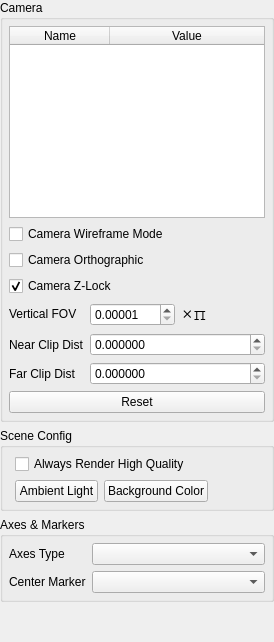
       <widget class="QWidget" name="configTab">
        <attribute name="icon">
         <iconset resource="../../res/Resources.qrc">
          <normaloff>:/icons/wrench.png</normaloff>:/icons/wrench.png</iconset>
        </attribute>
        <attribute name="title">
         <string>Config</string>
        </attribute>
        <attribute name="toolTip">
         <string>Modify configuration settings for scene</string>
        </attribute>
        <layout class="QGridLayout" name="gridLayout_2">
         <property name="leftMargin">
          <number>0</number>
         </property>
         <property name="topMargin">
          <number>0</number>
         </property>
         <property name="rightMargin">
          <number>0</number>
         </property>
         <property name="bottomMargin">
          <number>0</number>
         </property>
         <item row="0" column="0">
          <widget class="QGroupBox" name="groupBox_2">
           <property name="title">
            <string>Camera</string>
           </property>
           <layout class="QGridLayout" name="gridLayout_6">
            <property name="leftMargin">
             <number>6</number>
            </property>
            <property name="topMargin">
             <number>6</number>
            </property>
            <property name="rightMargin">
             <number>6</number>
            </property>
            <property name="bottomMargin">
             <number>6</number>
            </property>
            <item row="4" column="1">
             <layout class="QFormLayout" name="formLayout_3">
              <item row="2" column="1">
               <widget class="QDoubleSpinBox" name="nearClipBox">
                <property name="decimals">
                 <number>6</number>
                </property>
                <property name="maximum">
                 <double>99999999.989999994635582</double>
                </property>
               </widget>
              </item>
              <item row="3" column="1">
               <widget class="QDoubleSpinBox" name="farClipBox">
                <property name="decimals">
                 <number>6</number>
                </property>
                <property name="maximum">
                 <double>99999999.989999994635582</double>
                </property>
               </widget>
              </item>
              <item row="1" column="0">
               <widget class="QLabel" name="label">
                <property name="text">
                 <string>Vertical FOV</string>
                </property>
               </widget>
              </item>
              <item row="2" column="0">
               <widget class="QLabel" name="label_9">
                <property name="text">
                 <string>Near Clip Dist</string>
                </property>
               </widget>
              </item>
              <item row="3" column="0">
               <widget class="QLabel" name="label_10">
                <property name="text">
                 <string>Far Clip Dist</string>
                </property>
               </widget>
              </item>
              <item row="1" column="1">
               <layout class="QHBoxLayout" name="horizontalLayout_4">
                <item>
                 <widget class="QDoubleSpinBox" name="fovBox">
                  <property name="decimals">
                   <number>5</number>
                  </property>
                  <property name="minimum">
                   <double>0.000010000000000</double>
                  </property>
                  <property name="maximum">
                   <double>1.000000000000000</double>
                  </property>
                  <property name="singleStep">
                   <double>0.001000000000000</double>
                  </property>
                 </widget>
                </item>
                <item>
                 <widget class="QLabel" name="label_11">
                  <property name="font">
                   <font>
                    <family>Courier</family>
                    <pointsize>16</pointsize>
                   </font>
                  </property>
                  <property name="text">
                   <string>×π</string>
                  </property>
                 </widget>
                </item>
               </layout>
              </item>
             </layout>
            </item>
            <item row="2" column="1">
             <widget class="QCheckBox" name="orthoCheck">
              <property name="text">
               <string>Camera Orthographic</string>
              </property>
             </widget>
            </item>
            <item row="0" column="1">
             <widget class="QTableWidget" name="cameraProps">
              <property name="maximumSize">
               <size>
                <width>16777215</width>
                <height>16777215</height>
               </size>
              </property>
              <property name="autoFillBackground">
               <bool>false</bool>
              </property>
              <property name="alternatingRowColors">
               <bool>true</bool>
              </property>
              <property name="selectionMode">
               <enum>QAbstractItemView::SingleSelection</enum>
              </property>
              <property name="textElideMode">
               <enum>Qt::ElideNone</enum>
              </property>
              <property name="verticalScrollMode">
               <enum>QAbstractItemView::ScrollPerPixel</enum>
              </property>
              <property name="horizontalScrollMode">
               <enum>QAbstractItemView::ScrollPerPixel</enum>
              </property>
              <property name="showGrid">
               <bool>false</bool>
              </property>
              <attribute name="horizontalHeaderStretchLastSection">
               <bool>true</bool>
              </attribute>
              <column>
               <property name="text">
                <string>Name</string>
               </property>
              </column>
              <column>
               <property name="text">
                <string>Value</string>
               </property>
              </column>
             </widget>
            </item>
            <item row="1" column="1">
             <widget class="QCheckBox" name="wireframeCheck">
              <property name="text">
               <string>Camera Wireframe Mode</string>
              </property>
             </widget>
            </item>
            <item row="3" column="1">
             <widget class="QCheckBox" name="zLockCheck">
              <property name="text">
               <string>Camera Z-Lock</string>
              </property>
              <property name="checked">
               <bool>true</bool>
              </property>
             </widget>
            </item>
            <item row="5" column="1">
             <widget class="QPushButton" name="camResetButton">
              <property name="text">
               <string>Reset</string>
              </property>
             </widget>
            </item>
           </layout>
          </widget>
         </item>
         <item row="2" column="0">
          <widget class="QGroupBox" name="groupBox_3">
           <property name="title">
            <string>Axes &amp;&amp; Markers</string>
           </property>
           <layout class="QFormLayout" name="formLayout">
            <property name="fieldGrowthPolicy">
             <enum>QFormLayout::AllNonFixedFieldsGrow</enum>
            </property>
            <property name="leftMargin">
             <number>6</number>
            </property>
            <property name="topMargin">
             <number>6</number>
            </property>
            <property name="rightMargin">
             <number>6</number>
            </property>
            <property name="bottomMargin">
             <number>6</number>
            </property>
            <item row="0" column="0">
             <widget class="QLabel" name="label_2">
              <property name="text">
               <string>Axes Type</string>
              </property>
             </widget>
            </item>
            <item row="0" column="1">
             <widget class="QComboBox" name="axestypeBox"/>
            </item>
            <item row="1" column="0">
             <widget class="QLabel" name="label_3">
              <property name="text">
               <string>Center Marker</string>
              </property>
             </widget>
            </item>
            <item row="1" column="1">
             <widget class="QComboBox" name="centertypeBox"/>
            </item>
           </layout>
          </widget>
         </item>
         <item row="3" column="0">
          <spacer name="verticalSpacer">
           <property name="orientation">
            <enum>Qt::Vertical</enum>
           </property>
           <property name="sizeHint" stdset="0">
            <size>
             <width>20</width>
             <height>40</height>
            </size>
           </property>
          </spacer>
         </item>
         <item row="1" column="0">
          <widget class="QGroupBox" name="groupBox">
           <property name="sizePolicy">
            <sizepolicy hsizetype="Preferred" vsizetype="Preferred">
             <horstretch>0</horstretch>
             <verstretch>0</verstretch>
            </sizepolicy>
           </property>
           <property name="minimumSize">
            <size>
             <width>0</width>
             <height>0</height>
            </size>
           </property>
           <property name="title">
            <string>Scene Config</string>
           </property>
           <layout class="QFormLayout" name="formLayout_2">
            <property name="fieldGrowthPolicy">
             <enum>QFormLayout::AllNonFixedFieldsGrow</enum>
            </property>
            <property name="leftMargin">
             <number>6</number>
            </property>
            <property name="topMargin">
             <number>6</number>
            </property>
            <property name="rightMargin">
             <number>6</number>
            </property>
            <property name="bottomMargin">
             <number>6</number>
            </property>
            <item row="0" column="1">
             <widget class="QCheckBox" name="highqualCheck">
              <property name="text">
               <string>Always Render High Quality</string>
              </property>
             </widget>
            </item>
            <item row="1" column="1">
             <layout class="QHBoxLayout" name="horizontalLayout_5">
              <item>
               <widget class="QPushButton" name="chooseAmbient">
                <property name="minimumSize">
                 <size>
                  <width>0</width>
                  <height>0</height>
                 </size>
                </property>
                <property name="text">
                 <string>Ambient Light</string>
                </property>
               </widget>
              </item>
              <item>
               <widget class="QPushButton" name="chooseBackground">
                <property name="text">
                 <string>Background Color</string>
                </property>
               </widget>
              </item>
              <item>
               <spacer name="horizontalSpacer">
                <property name="orientation">
                 <enum>Qt::Horizontal</enum>
                </property>
                <property name="sizeHint" stdset="0">
                 <size>
                  <width>40</width>
                  <height>20</height>
                 </size>
                </property>
               </spacer>
              </item>
             </layout>
            </item>
           </layout>
          </widget>
         </item>
        </layout>
       </widget>
